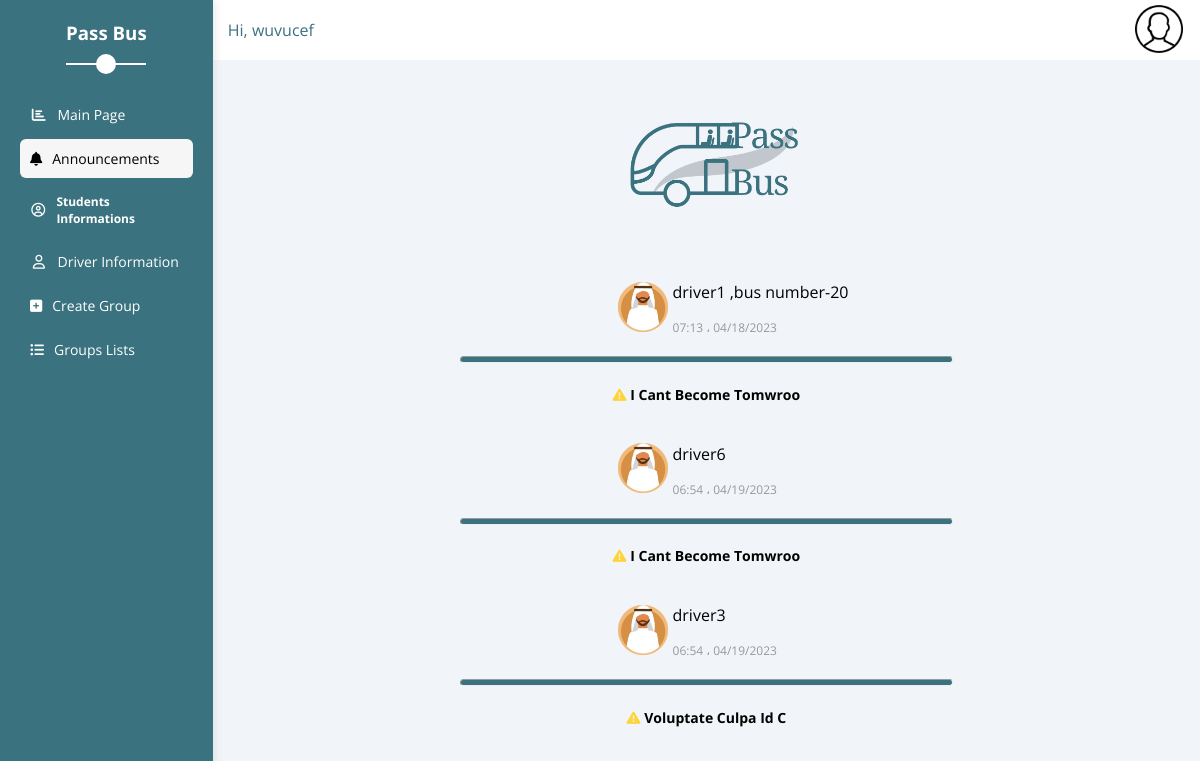
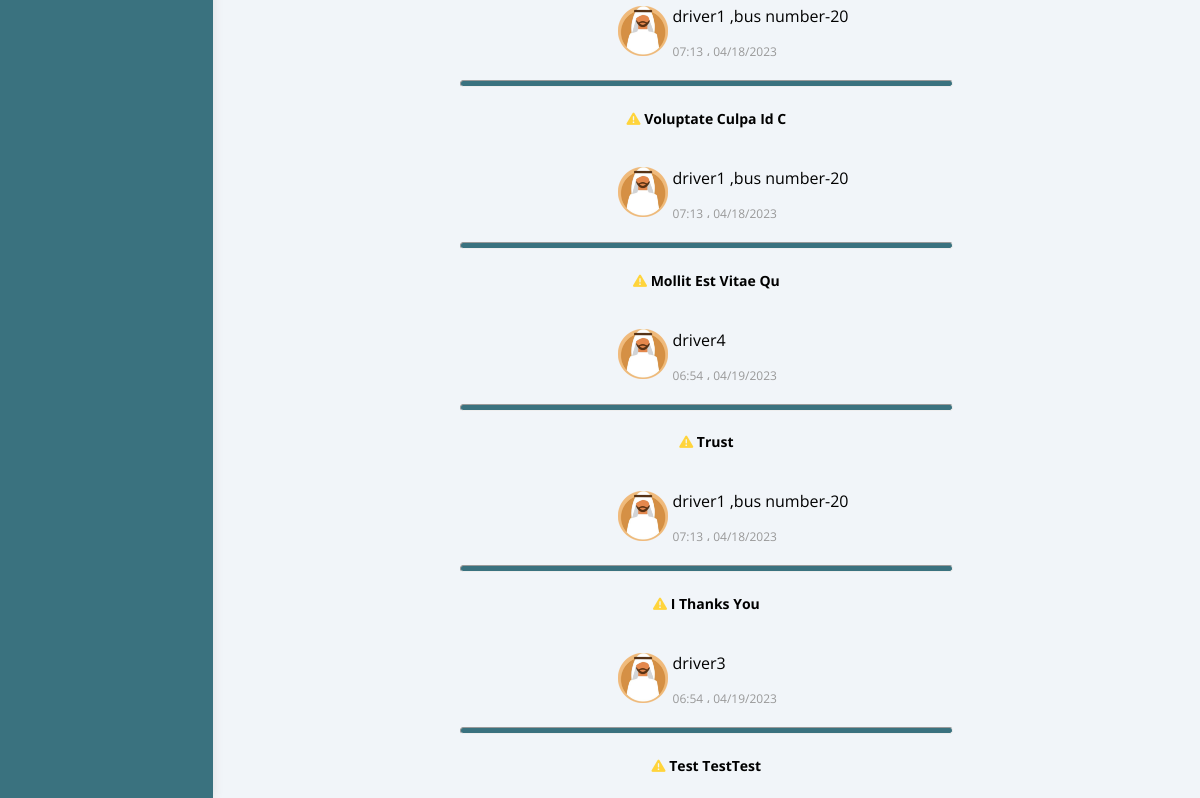
The page /core/announcements.php (signed in) on the database as committed earlier (2 pictures, top to bottom).
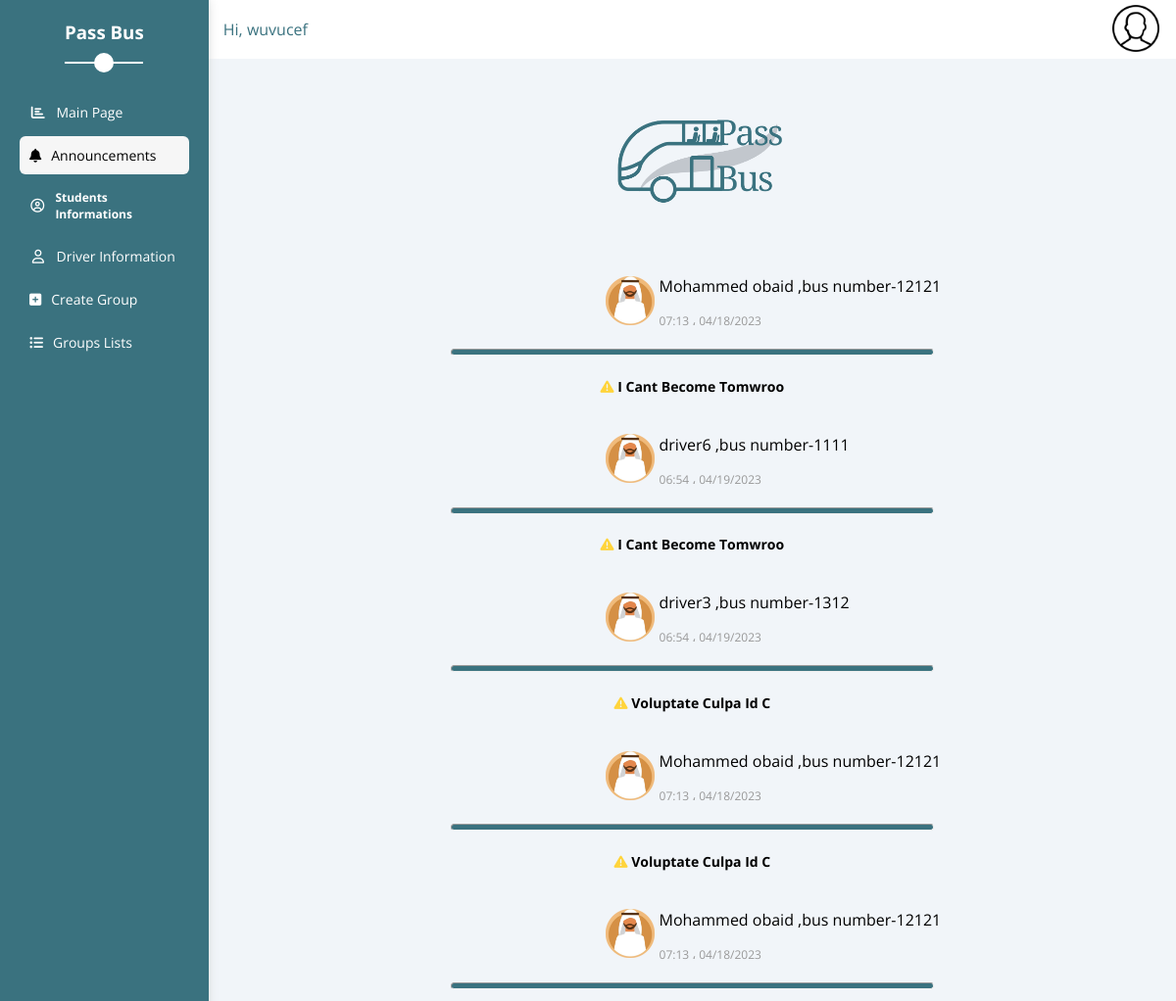
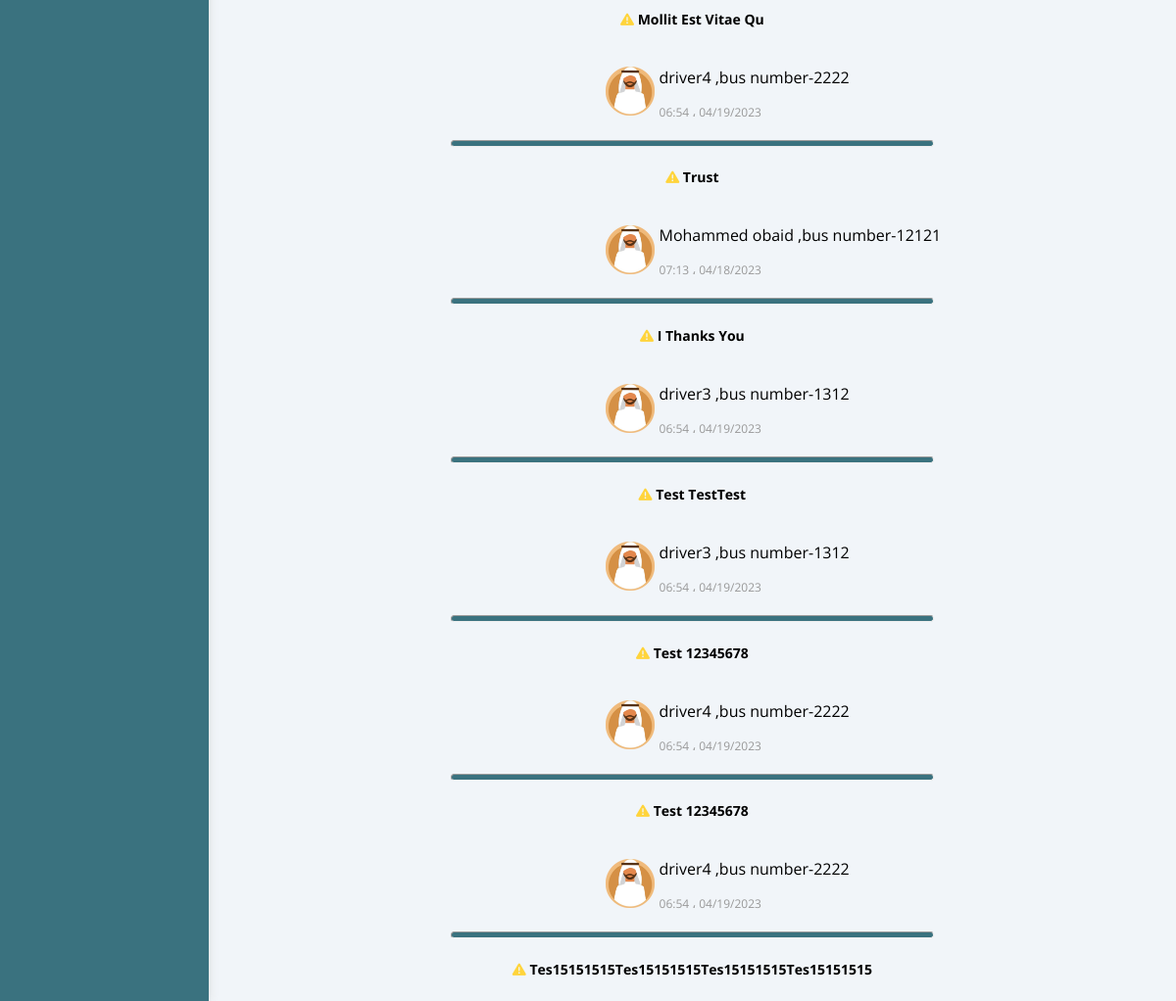
The same page on the database as committed later (2 pictures, top to bottom).
### tables this page shows
CREATE TABLE `announcements` (
  `id` int(11) NOT NULL,
  `title` varchar(255) DEFAULT NULL,
  `msg` text NOT NULL,
  `driver_id` int(11) DEFAULT NULL,
  `created_at` timestamp NOT NULL DEFAULT current_timestamp()
);

CREATE TABLE `drivers` (
  `id` int(11) NOT NULL,
  `name` varchar(255) DEFAULT NULL,
  `email` varchar(255) DEFAULT NULL,
  `mobile_no` varchar(255) DEFAULT NULL,
  `password` varchar(255) DEFAULT NULL,
  `bus_no` int(11) DEFAULT NULL,
  `job_id` varchar(255) DEFAULT NULL,
  `created_at` timestamp NOT NULL DEFAULT current_timestamp()
);

### core/announcements.php (the view, shortened to what this page needs)
<?php
include '../include/slidebar.php';
if($_SESSION['role'] == 'std'){
    $id = $_SESSION['id'];
    $qry = "SELECT * FROM groups  RIGHT JOIN drivers ON groups.driver_id = drivers.id  WHERE groups.id in  (SELECT  group_id FROM group_studuents	 where std_id = $id)";
    $result=mysqli_query($conn,$qry);
    if(mysqli_num_rows($result) > 0)
    {
        $row=mysqli_fetch_assoc($result);
        $driver_id = $row['id'];
        $announcements = "SELECT * FROM announcements join drivers ON announcements.driver_id = drivers.id WHERE driver_id = $driver_id";
        $result=mysqli_query($conn,$announcements);
    }
}if($_SESSION['role'] == 'admin'){
    $announcements = "SELECT * FROM announcements join drivers ON announcements.driver_id = drivers.id";
    $result=mysqli_query($conn,$announcements);
}
?>
<img src="../assets/imgs/logo.png" alt="">
<?php while ($data = mysqli_fetch_assoc($result)){ ?>
<div>
    <div class="main-ann" style="display: flex; align-items: center;">
        <img style="max-width: 50px; height: 50px;" src="../assets/imgs/testimonial1.png" alt="">
        <div style="margin-left: 5px;">
            <p><?php echo  $data['name']?> <?php if($data['bus_no'])echo ',bus number-' . $data['bus_no']?></p>
            <p style="font-size: 12px; color: #989898;"><?php
                $date=date_create($data['created_at']);
                echo date_format($date,"h:i") . "  ،  " .date_format($date,"m/d/Y")
                ?></p>
        </div>
    </div>
    <hr style="width: 50%; height: 7px; background-color: #3a727f; border-radius: 10px;">
    <div class="main-ann2"  style="margin-top: 2%; text-align: center; text-transform:capitalize;">
        <span style="font-weight: bold; font-size: 14px;"><i class="fa-solid fa-triangle-exclamation" style="color: #ffd43b;"></i> <?php echo  $data['msg']?></span>
    </div>
    <br>
</div>
<?php } ?>
<?php
include '../include/footer.php'
?>

Rows that differ between the two databases and show on the page:
changed through a linked row, announcements (number 1 of 11 on the later page): driver.name "driver1" → "Mohammed obaid"; driver.bus_no "20" → "12121"
changed through a linked row, announcements "driver6": driver.bus_no (not shown) → "1111"
changed through a linked row, announcements (number 3 of 11 on the later page): driver.bus_no (not shown) → "1312"
changed through a linked row, announcements (number 4 of 11 on the later page): driver.name "driver1" → "Mohammed obaid"; driver.bus_no "20" → "12121"
changed through a linked row, announcements "Mollit Est Vitae Qu": driver.name "driver1" → "Mohammed obaid"; driver.bus_no "20" → "12121"
changed through a linked row, announcements "Trust": driver.bus_no (not shown) → "2222"
changed through a linked row, announcements "I Thanks You": driver.name "driver1" → "Mohammed obaid"; driver.bus_no "20" → "12121"
changed through a linked row, announcements "Test TestTest": driver.bus_no (not shown) → "1312"
added announcements: driver.name "driver3", driver.bus_no "1312", driver.created_at "06:54", driver.created_at "04/19/2023", msg "Test 12345678"
added announcements: driver.name "driver4", driver.bus_no "2222", driver.created_at "06:54", driver.created_at "04/19/2023", msg "Test 12345678"
added announcements: driver.name "driver4", driver.bus_no "2222", driver.created_at "06:54", driver.created_at "04/19/2023", msg "Tes15151515Tes15151515Tes15151515Tes15151515"
